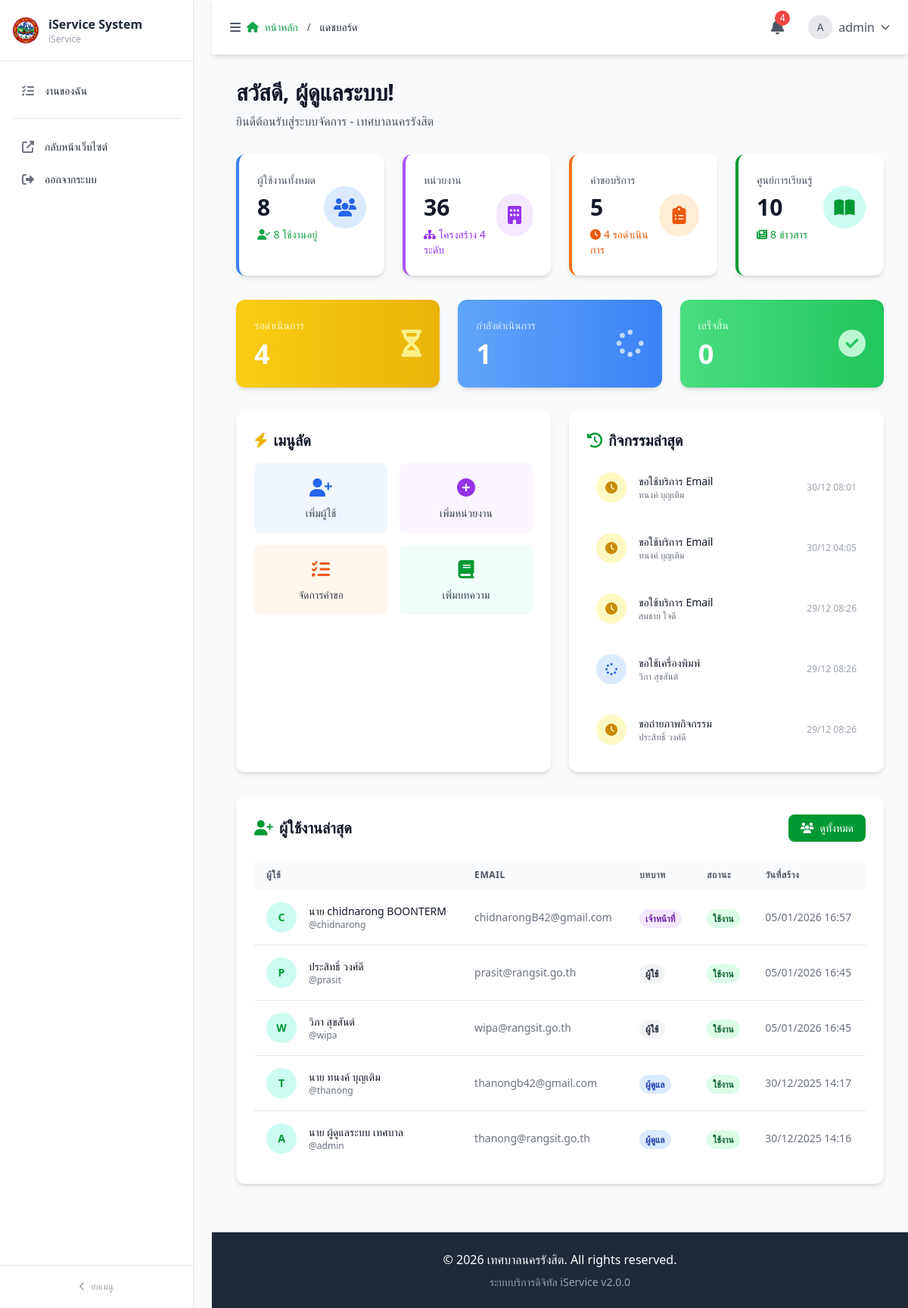
The app's page /admin/admin_dashboard.php (signed in) with its own data.
### tables this page shows
CREATE TABLE `service_requests` (
  `id` int(11) NOT NULL,
  `user_id` int(11) DEFAULT NULL COMMENT 'FK to users',
  `request_code` varchar(50) NOT NULL COMMENT 'รหัสคำขอ เช่น REQ-2025-0001',
  `service_code` varchar(50) NOT NULL COMMENT 'รหัสบริการ (FK to my_service)',
  `service_name` varchar(100) DEFAULT NULL,
  `subject` varchar(255) DEFAULT NULL,
  `description` text DEFAULT NULL,
  `department_id` int(11) DEFAULT NULL,
  `requester_prefix_id` int(11) DEFAULT NULL,
  `requester_name` varchar(100) NOT NULL COMMENT 'ชื่อผู้ขอ',
  `requester_email` varchar(100) DEFAULT NULL COMMENT 'อีเมลผู้ขอ',
  `requester_phone` varchar(20) DEFAULT NULL COMMENT 'เบอร์โทรผู้ขอ',
  `department` varchar(100) DEFAULT NULL COMMENT 'แผนก/หน่วยงาน',
  `position` varchar(100) DEFAULT NULL COMMENT 'ตำแหน่ง',
  `status` enum('pending','in_progress','completed','rejected','cancelled') NOT NULL DEFAULT 'pending' COMMENT 'สถานะคำขอ',
  `priority` enum('low','medium','high','urgent') NOT NULL DEFAULT 'medium' COMMENT 'ความสำคัญ',
  `assigned_to` varchar(100) DEFAULT NULL COMMENT 'เจ้าหน้าที่ผู้รับผิดชอบ',
  `assigned_to_user_id` int(11) DEFAULT NULL,
  `requested_date` date NOT NULL COMMENT 'วันที่ยื่นคำขอ',
  `target_date` date DEFAULT NULL COMMENT 'วันที่ต้องการให้เสร็จ',
  `completed_date` date DEFAULT NULL COMMENT 'วันที่ดำเนินการเสร็จสิ้น',
  `notes` text DEFAULT NULL COMMENT 'หมายเหตุจากผู้ขอ',
  `admin_notes` text DEFAULT NULL COMMENT 'หมายเหตุจาก Admin/เจ้าหน้าที่',
  `rejection_reason` text DEFAULT NULL COMMENT 'เหตุผลในการปฏิเสธ',
  `created_at` timestamp NOT NULL DEFAULT current_timestamp(),
  `updated_at` timestamp NOT NULL DEFAULT current_timestamp() ON UPDATE current_timestamp()
);

### admin/admin_dashboard.php (the view, shortened to what the rows shown need)
<?php
require_once '../config/database.php';
$user = [
    'username' => $_SESSION['username'] ?? 'Admin',
    'email' => $_SESSION['email'] ?? '',
    'full_name' => $_SESSION['full_name'] ?? $_SESSION['username'] ?? 'Admin',
    'first_name' => $_SESSION['first_name'] ?? 'Admin'
];
$recent_requests_query = $conn->query("SHOW TABLES LIKE 'service_requests'");
$recent_requests = null;
if ($recent_requests_query->num_rows > 0) {
    $recent_requests = $conn->query("SELECT * FROM service_requests ORDER BY created_at DESC LIMIT 5");
}
include 'admin-layout/header.php';
include 'admin-layout/sidebar.php';
include 'admin-layout/topbar.php';
?>
<div class="mb-8">
    <h1 class="text-2xl md:text-3xl font-bold text-gray-900 mb-2">
        สวัสดี, <?php echo htmlspecialchars($user['first_name']); ?>!
    </h1>
</div>
<div class="grid grid-cols-1 lg:grid-cols-2 gap-6 mb-8">
    <div class="bg-white rounded-xl shadow-md p-6">
        <h2 class="text-xl font-bold text-gray-900 mb-4">
            <i class="fas fa-bolt text-yellow-500 mr-2"></i>เมนูลัด
        </h2>
    </div>
    <div class="bg-white rounded-xl shadow-md p-6">
        <h2 class="text-xl font-bold text-gray-900 mb-4">
            <i class="fas fa-history text-teal-600 mr-2"></i>กิจกรรมล่าสุด
        </h2>
        <div class="space-y-4">
            <?php if ($recent_requests && $recent_requests->num_rows > 0): ?>
                <?php while ($request = $recent_requests->fetch_assoc()): ?>
                <div class="flex items-center space-x-4 p-3 hover:bg-gray-50 rounded-lg">
                    <div class="w-10 h-10 <?php
                        echo match($request['status']) {
                            'pending' => 'bg-yellow-100',
                            'in_progress' => 'bg-blue-100',
                            'completed' => 'bg-green-100',
                            'cancelled' => 'bg-red-100',
                            default => 'bg-gray-100'
                        };
                    ?> rounded-full flex items-center justify-center">
                        <i class="fas <?php
                            echo match($request['status']) {
                                'pending' => 'fa-clock text-yellow-600',
                                'in_progress' => 'fa-spinner text-blue-600',
                                'completed' => 'fa-check text-green-600',
                                'cancelled' => 'fa-times text-red-600',
                                default => 'fa-question text-gray-600'
                            };
                        ?>"></i>
                    </div>
                    <div class="flex-1">
                        <p class="font-medium text-gray-900 text-sm"><?php echo htmlspecialchars($request['service_name'] ?? $request['service_code']); ?></p>
                        <p class="text-xs text-gray-500"><?php echo htmlspecialchars($request['requester_name'] ?? 'ไม่ระบุ'); ?></p>
                    </div>
                    <span class="text-xs text-gray-400">
                        <?php echo date('d/m H:i', strtotime($request['created_at'])); ?>
                    </span>
                </div>
                <?php endwhile; ?>
            <?php endif; ?>
        </div>
    </div>
</div>
<div class="bg-white rounded-xl shadow-md p-6">
    <div class="flex items-center justify-between mb-6">
        <h2 class="text-xl font-bold text-gray-900">
            <i class="fas fa-user-plus text-teal-600 mr-2"></i>ผู้ใช้งานล่าสุด
        </h2>
    </div>
    <div class="overflow-x-auto">
        <table class="w-full">
            <thead class="bg-gray-50">
                <tr>
                    <th class="px-4 py-3 text-left text-xs font-semibold text-gray-600 uppercase tracking-wider">ผู้ใช้</th>
                    <th class="px-4 py-3 text-left text-xs font-semibold text-gray-600 uppercase tracking-wider">Email</th>
                    <th class="px-4 py-3 text-left text-xs font-semibold text-gray-600 uppercase tracking-wider">บทบาท</th>
                    <th class="px-4 py-3 text-left text-xs font-semibold text-gray-600 uppercase tracking-wider">สถานะ</th>
                    <th class="px-4 py-3 text-left text-xs font-semibold text-gray-600 uppercase tracking-wider">วันที่สร้าง</th>
                </tr>
            </thead>
        </table>
    </div>
</div>
<?php include 'admin-layout/footer.php'; ?>

### records on screen
service_requests: service_name "ขอใช้บริการ Email", requester_name "ทนงค์ บุญเติม", created_at "30/12 08:01"
service_requests: service_name "ขอใช้บริการ Email", requester_name "ทนงค์ บุญเติม", created_at "30/12 04:05"
service_requests: service_name "ขอใช้บริการ Email", requester_name "สมชาย ใจดี", created_at "29/12 08:26"
service_requests: service_name "ขอใช้เครื่องพิมพ์", requester_name "วิภา สุขสันต์", created_at "29/12 08:26"
service_requests: service_name "ขอถ่ายภาพกิจกรรม", requester_name "ประสิทธิ์ วงศ์ดี", created_at "29/12 08:26"

### other values on screen
$sidebar_app_name "iService System"
$sidebar_org_name "iService"
$item['label'] "งานของฉัน"
$item['label'] "หน้าหลัก"
$item['label'] "แดชบอร์ด"
$pending_requests "4"
substr($user['username'] ?? 'A', 0, 1) "A"
$user['username'] "admin"
$user['first_name'] "ผู้ดูแลระบบ"
$stats['total_users'] "8"
$stats['active_users'] "8"
$stats['total_departments'] "36"
$stats['total_requests'] "5"
$stats['pending_requests'] "4"
$stats['learning_resources'] "10"
